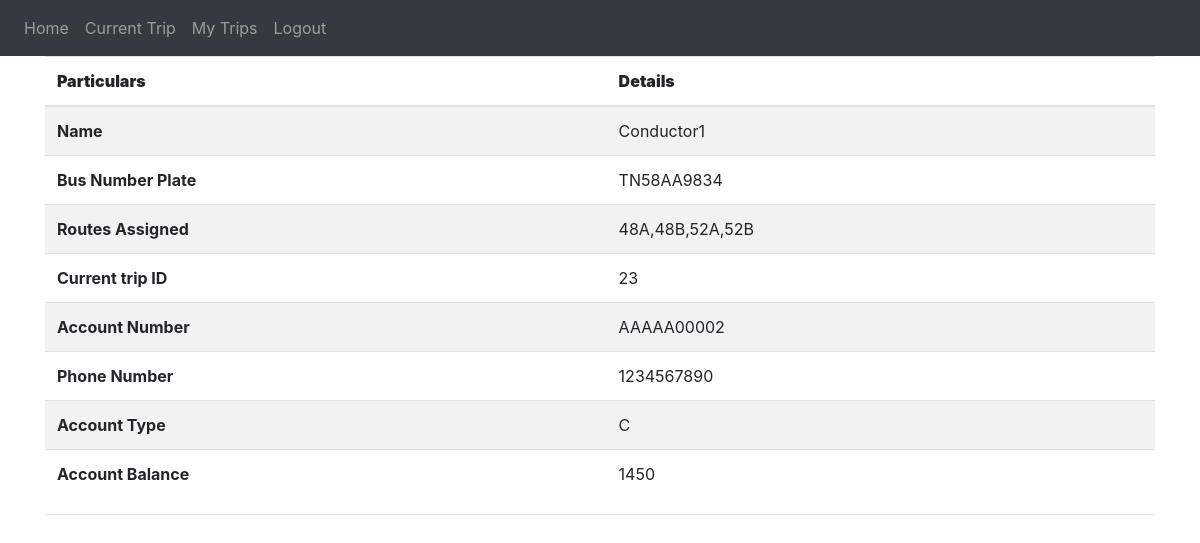
The page /conductor-home (signed in) on the database as committed earlier.
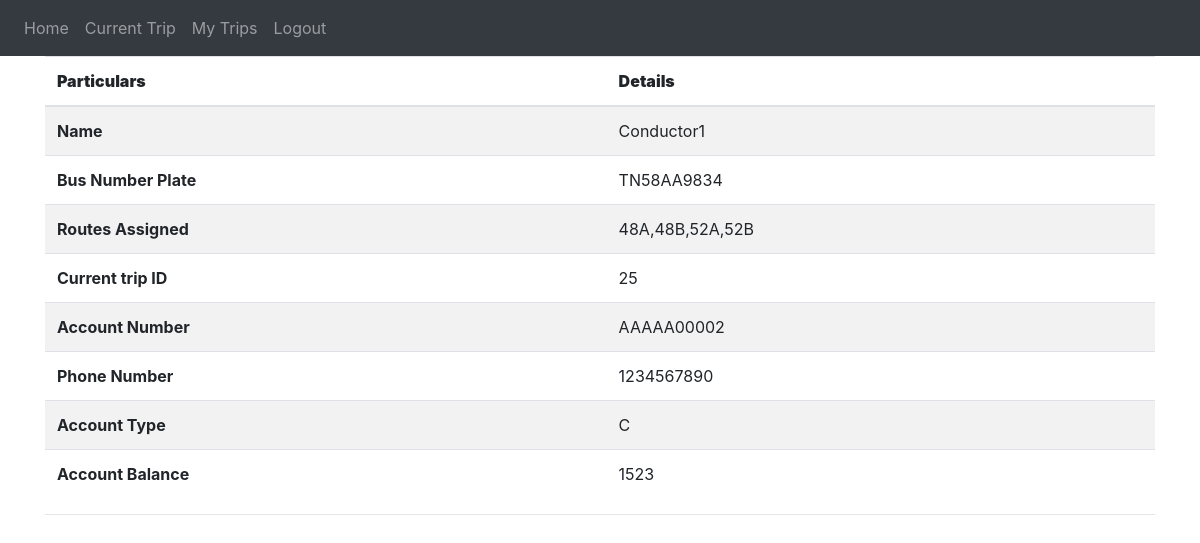
The same page on the database as committed later.
### website/models.py (models this page shows)
class Conductor_details(db.Model, UserMixin):
    conductor_id = db.Column(db.Integer , primary_key = True)
    bus_no = db.Column(db.String(10))
    current_trip_id = db.Column(db.Integer)
    routes_assigned = db.Column(db.String(100))

class User(db.Model, UserMixin):
    id = db.Column(db.Integer, primary_key=True)
    email = db.Column(db.String(150), unique=True)
    password = db.Column(db.String(150))
    name = db.Column(db.String(150))
    phone_number = db.Column(db.String(10))
    type = db.Column(db.String(1))
    account_number = db.Column(db.String(10))
    balance = db.Column(db.Integer)
    scratch_cards = db.relationship('Scratch_card')
    helpdesk_recharges = db.relationship('Helpdesk_recharge')
    trips = db.relationship('Trip')

### website/views.py (the view)
@views.route('/conductor-home', methods=['GET', 'POST'])
@login_required
def conductor_home():
    conductor_details = Conductor_details.query.filter_by(conductor_id = current_user.id).first()
    return render_template("conductor_home.html" , user = current_user,cd = conductor_details)

### website/__init__.py (called while the page is built)
def create_app():
    app = Flask(__name__)
    app.config['SECRET_KEY'] = '#itsactuallyapassword'
    app.config['SQLALCHEMY_DATABASE_URI'] = f'sqlite:///{DB_NAME}'
    db.init_app(app)
    from .views import views
    from .auth import auth
    app.register_blueprint(views, url_prefix='/')
    app.register_blueprint(auth, url_prefix='/')
    from .models import User, Conductor_details
    create_database(app)
    login_manager = LoginManager()
    login_manager.login_view = 'auth.login'
    login_manager.init_app(app)
    @login_manager.user_loader
    def load_user(id):
        return User.query.get(int(id))
    return app

### website/templates/conductor_home.html (shortened to what this page needs)
{% extends "base.html" %}
{% block content %}
<div>
<table class="table table-striped">
  <thead>
    <tr>
      <th scope="col" ><b>Particulars</b></th>
      <th scope="col"><b>Details</b></th>
    </tr>
  </thead>
  <tbody>
    <tr>
      <th scope="row">Name</th>
      <td>{{user.name}}</td>
    </tr>
    <tr>
      <th scope="row">Bus Number Plate</th>
      <td>{{cd.bus_no}}</td>
    </tr>
    <tr>
      <th scope="row">Routes Assigned</th>
      <td>{{cd.routes_assigned}}</td>
    </tr>
    <tr>
      <th scope="row">Current trip ID</th>
      <td>{{cd.current_trip_id}}</td>
    </tr>
    <tr>
      <th scope="row">Account Number</th>
      <td>{{user.account_number}}</td>
    </tr>
    <tr>
      <th scope="row">Phone Number</th>
      <td>{{user.phone_number}}</td>
    </tr>
    <tr>
      <th scope="row">Account Type</th>
      <td>{{user.type}}</td>
    </tr>
    <tr>
      <th scope="row">Account Balance</th>
      <td>{{user.balance}}</td>
    </tr>
  </tbody>
</table>
</div>
<hr><br>
{% endblock %}

Rows that differ between the two databases and show on the page:
changed User "Conductor1": balance "1450" → "1523"
changed Conductor_details "TN58AA9834": current_trip_id "23" → "25"
